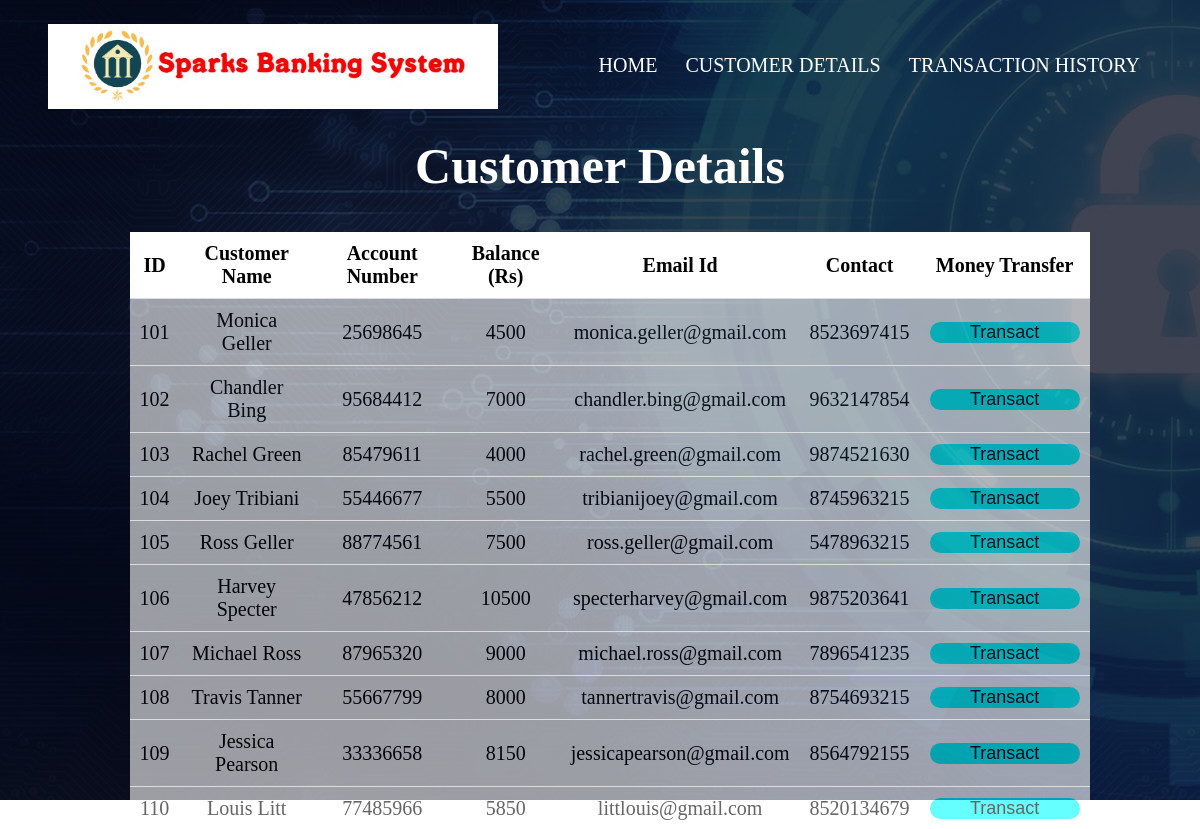
/customer.php, run on the app's committed database.
### tables this page shows
CREATE TABLE `customer` (
  `id` int(5) NOT NULL,
  `name` varchar(50) NOT NULL,
  `acc_no` bigint(15) NOT NULL,
  `email` varchar(50) NOT NULL,
  `mobile` bigint(20) NOT NULL,
  `balance` int(100) NOT NULL
);

### customer.php (the view, shortened to what this page needs)
<?php
    include ('header.php');
?>
<?php
include ('connection.php');
$query = "SELECT * FROM customer";
$result1 = mysqli_query($connect, $query);
?>
<!DOCTYPE html>
<html lang="en">
<head>
    <link rel="stylesheet" href="customer.css">
</head>
<body>
    <section>
        <h1>Customer Details</h1>
        <table>
            <tr>
                <th>ID</th>
                <th>Customer Name</th>
                <th>Account Number</th>
                <th>Balance (Rs)</th>
                <th>Email Id</th>
                <th>Contact</th>
                <th>Money Transfer</th>
            </tr>
            <?php
                while($rows=$result1->fetch_assoc())
                {
            ?>
            <tr>
                <td><?php echo $rows['id'];?></td>
                <td><?php echo $rows['name'];?></td>
                <td><?php echo $rows['acc_no'];?></td>
                <td><?php echo $rows['balance'];?></td>
                <td><?php echo $rows['email'];?></td>
                <td><?php echo $rows['mobile'];?></td>
                <td><a href="transaction.php?id= <?php echo $rows['id'] ;?>"> <button type="button" class="btn">Transact</button></a></td>
            </tr>
            <?php
                }
            ?>
        </table>
    </section>
</body>
</html>

### header.php (shortened to what this page needs)
<html>
<head>
    <link rel="stylesheet" href="style.css">
</head>
<body>
    <section class="header">
            <nav>
                <a hre="index.php"><img src="logo.jpg"></a>
                <div class="nav-links">
                    <ul>
                        <li><a href="index.php">HOME</a></li>
                        <li><a href="customer.php">CUSTOMER DETAILS</a></li>
                        <li><a href="transactionhistory.php">TRANSACTION HISTORY</a></li>
                    </ul>
                </div>
            </nav>
    </section>
</body>
</html>

### style.css (style rules this page uses)
* { margin: 0; padding: 0; }
.header { min-height: 100vh; width: 100%; background-image: linear-gradient(rgba(4,9,30,0.7),rgba(4, 9, 30, 0.7)),url(banking2.jpg); background-position: center; background-size: cover; position: relative; }
nav { display: flex; padding: 2% 4%; justify-content: space-between; align-items: center; }
nav img { width: 450px; }
.nav-links { flex: 1; text-align: right; }
.nav-links ul li { list-style: none; display: inline-block; padding: 8px 12px; position: relative; }
.nav-links ul li a { color: #fff; text-decoration: none; font-size: 20px; }
.nav-links ul li::after { content: ''; width: 0%; height: 2px; background: #fff; display: block; margin: auto; transition: 0.5s; }

### customer.css (style rules this page uses)
* { margin: 0; padding: 0; }
table { width: 80%; margin: 0 auto; position: absolute; font-size: 20px; border: 1px black; top: 28%; left: 10.8%; border-collapse: collapse; }
h1 { width: 90%; color: #fff; position: absolute; top: 20%; left: 50%; transform: translate(-50%,-50%); text-align: center; font-size: 50px; font-family: 'Gill Sans', 'Gill Sans MT', ' Calibri', 'Trebuchet MS', 'sans-serif'; }
td { background-color: #fff; border: 2px ; opacity: 0.6; }
th,td { font-weight: bold; border: 1px; padding: 10px; text-align: center; border-bottom: 1px solid #ddd; }
th { background-color: white; }
td { font-weight: lighter; }
button { border: none; background: #00FFFF; border-radius: 15px; width: 150px; font-size: 90%; transition-duration: 0.4s; cursor: pointer; }

### data on the page
customer: id "101", name "Monica Geller", acc_no "25698645", balance "4500", email "monica.geller@gmail.com", mobile "8523697415"
customer: id "102", name "Chandler Bing", acc_no "95684412", balance "7000", email "chandler.bing@gmail.com", mobile "9632147854"
customer: id "103", name "Rachel Green", acc_no "85479611", balance "4000", email "rachel.green@gmail.com", mobile "9874521630"
customer: id "104", name "Joey Tribiani", acc_no "55446677", balance "5500", email "tribianijoey@gmail.com", mobile "8745963215"
customer: id "105", name "Ross Geller", acc_no "88774561", balance "7500", email "ross.geller@gmail.com", mobile "5478963215"
customer: id "106", name "Harvey Specter", acc_no "47856212", balance "10500", email "specterharvey@gmail.com", mobile "9875203641"
customer: id "107", name "Michael Ross", acc_no "87965320", balance "9000", email "michael.ross@gmail.com", mobile "7896541235"
customer: id "108", name "Travis Tanner", acc_no "55667799", balance "8000", email "tannertravis@gmail.com", mobile "8754693215"
customer: id "109", name "Jessica Pearson", acc_no "33336658", balance "8150", email "jessicapearson@gmail.com", mobile "8564792155"
customer: id "110", name "Louis Litt", acc_no "77485966", balance "5850", email "littlouis@gmail.com", mobile "8520134679"
